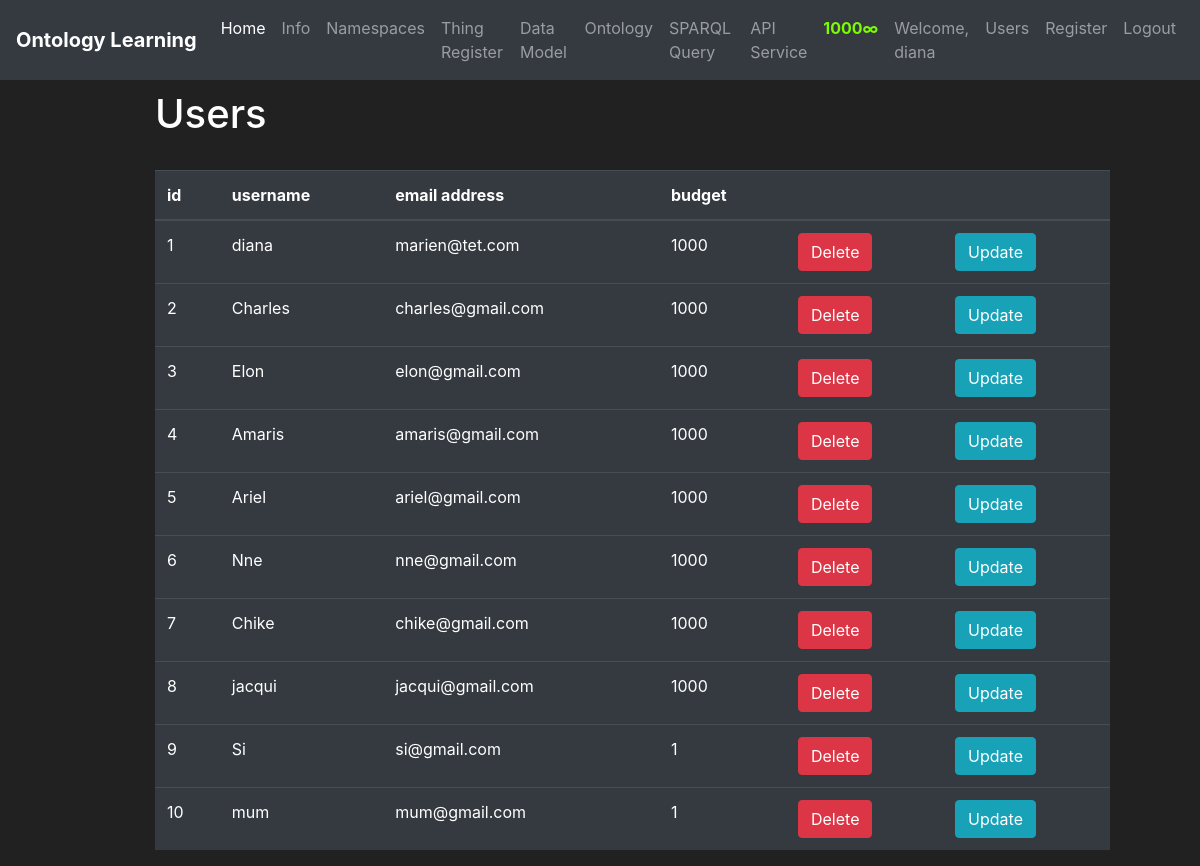
Page /users (signed in) on the earlier database version.
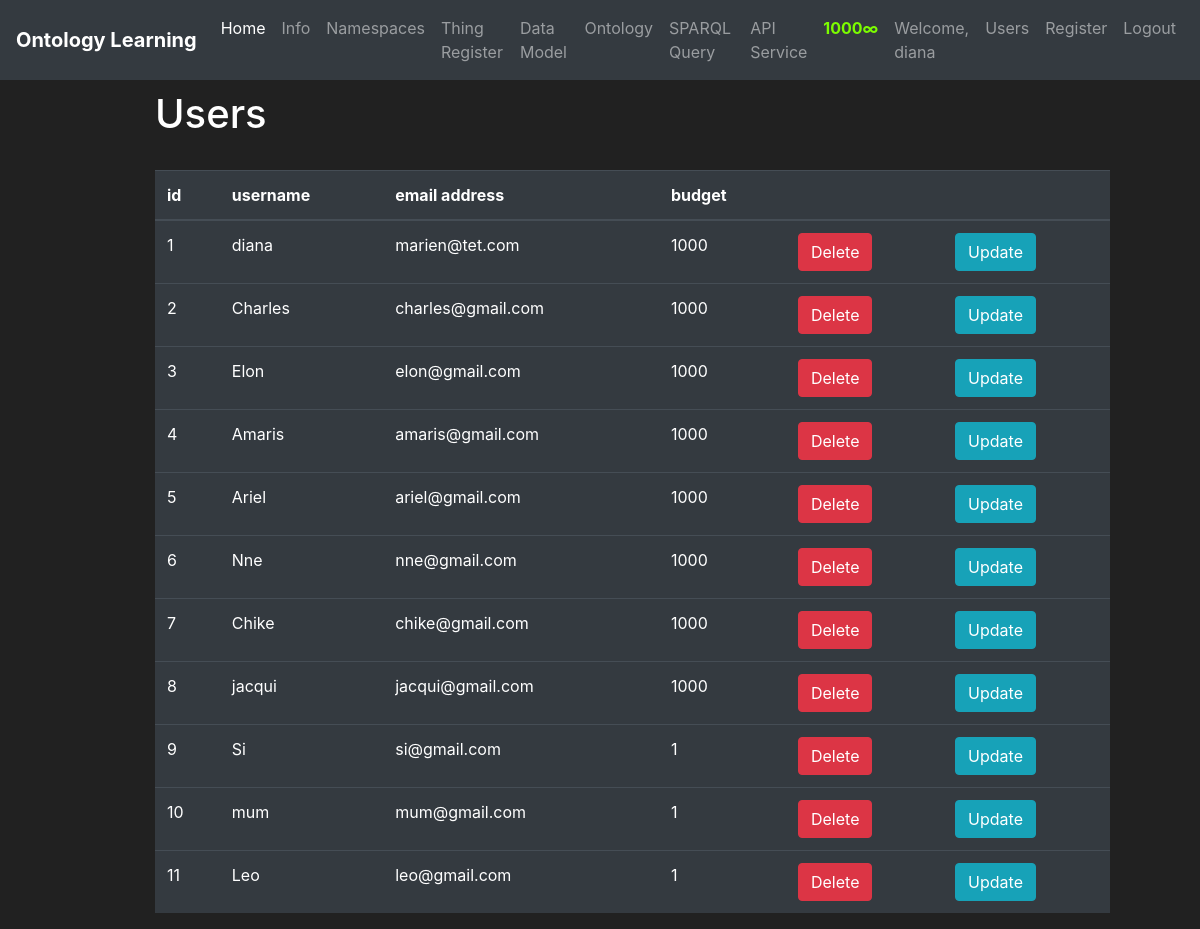
Same page on the later database version.
### ontoML/models.py (models this page shows, shortened)
class User(db.Model, UserMixin):
    id = db.Column(db.Integer(), primary_key=True)
    username = db.Column(db.String(length=30), nullable=False, unique=True)
    email_address = db.Column(db.String(length=50), nullable=False, unique=True)
    password_hash = db.Column(db.String(length=60), nullable=False)
    budget = db.Column(db.Integer(), nullable=False, default=1)
    items = db.relationship('Item', backref='owned_user', lazy=True)
    @property
    def password(self):
        return self.password
    @property
    def prettier_budget(self):
        if len(str(self.budget)) > 4:
            return f'{str(self.budget)[:-3]}, {str(self.budget)[-3:]}∞'
        else:
            return f"{self.budget}∞"

### ontoML/auth.py (the view)
@app.route("/users")
@login_required
def users_page():
    try:
        users = User.query.all()
        return render_template('users.html', users=users)
    except:
        flash('No user database table found!', category='danger')
        return redirect(url_for('userRegister_page'))

### ontoML/models.py (called while the page is built)
@loging_manager.user_loader
def load_user(user_id):
    return User.query.get(int(user_id))

### ontoML/templates/users.html (shortened to what this page needs)
{% extends 'base.html'%}
{% block content %}
<div class="row" style="margin-top:10px; margin-left:140px" >
    <div class="col-11">
      <div class="content">
        <h1>Users</h1>
        <br>
        <table class="table table-hover table-dark">
               <thead>
                   <tr>
                       <th scope="col">id</th>
                       <th scope="col">username</th>
                       <th scope="col">email address</th>
                       <th scope="col">budget</th>
                       <th scope="col"></th>
                       <th scope="col"></th>
                   </tr>
               </thead>
               <tbody>
                       {% for user in users %}
                           <tr>
                               <td>{{ user.id }}</td>
                               <td>{{ user.username }}</td>
                               <td>{{ user.email_address }}</td>
                               <td>{{ user.budget }}</td>
                               <td>
                                   <button class="btn btn-outline btn-danger">Delete</button>
                               </td>
                               <td>
                                   <button class="btn btn-outline btn-info">Update</button>
                               </td>
                           </tr>
                       {% endfor %}
               </tbody>
        </table>
      </div>
    </div>
</div>
{% endblock %}

### ontoML/templates/base.html (shortened to what this page needs)
<!doctype html>
<html lang="en">
   <head>
      <link rel="stylesheet" href="https://cdn.jsdelivr.net/npm/bootstrap@4.5.3/dist/css/bootstrap.min.css">
   </head>
   <body>
        <nav class="navbar navbar-expand-md navbar-dark bg-dark">
          <a class="navbar-brand" href="{{ url_for('home_page') }}"><Strong>Ontology Learning</Strong></a>
          <div class="collapse navbar-collapse" id="navbarNav">
            <ul class="navbar-nav mr-auto">
                <li class="nav-item active">
                    <a class="nav-link" href="{{ url_for('home_page') }}">Home <span class="sr-only">(current)</span></a>
                </li>
                 <li class="nav-item">
                    <a class="nav-link" href="{{ url_for('info_page') }}">Info</a>
                </li>
                <li class="nav-item">
                    <a class="nav-link" href="{{ url_for('namespaces_page') }}">Namespaces</a>
                </li>
                 <li class="nav-item">
                    <a class="nav-link" href="{{ url_for('entityRegister_page') }}">Thing Register</a>
                </li>
                 <li class="nav-item">
                    <a class="nav-link" href="{{ url_for('datamodel_page') }}">Data Model</a>
                </li>
                <li class="nav-item">
                    <a class="nav-link" href="{{ url_for('ontology_page') }}">Ontology</a>
                </li>
                <li class="nav-item">
                    <a class="nav-link" href="{{ url_for('sparqlquery_page') }}">SPARQL Query</a>
                </li>
                <li class="nav-item">
                    <a class="nav-link" href="{{ url_for('api_page') }}">API Service</a>
                </li>
            </ul>
              {% if current_user.is_authenticated %}
                 <ul class="navbar-nav">
                     <li class="nav-item">
                         <a class="nav-link" style="color: lawngreen; font-weight: bold">
                             {{ current_user.prettier_budget }}
                         </a>
                     </li>
                     <li class="nav-item">
                         <a class="nav-link">Welcome, {{ current_user.username }}</a>
                     </li>
                      <li class="nav-item">
                         <a class="nav-link" href="{{ url_for('users_page')}}">Users</a>
                     </li>
                      <li class="nav-item">
                         <a class="nav-link" href="{{ url_for('userRegister_page') }}">Register</a>
                     </li>
                     <li class="nav-item">
                         <a class="nav-link" href="{{ url_for('logout_page') }}">Logout</a>
                     </li>
                 </ul>
              {% endif %}
          </div>
        </nav>
        {% block content %}
        {% endblock %}
   </body>
</html>

Differences in the rows shown:
added User: id "11", username "Leo", email_address "leo@gmail.com", budget "1"
